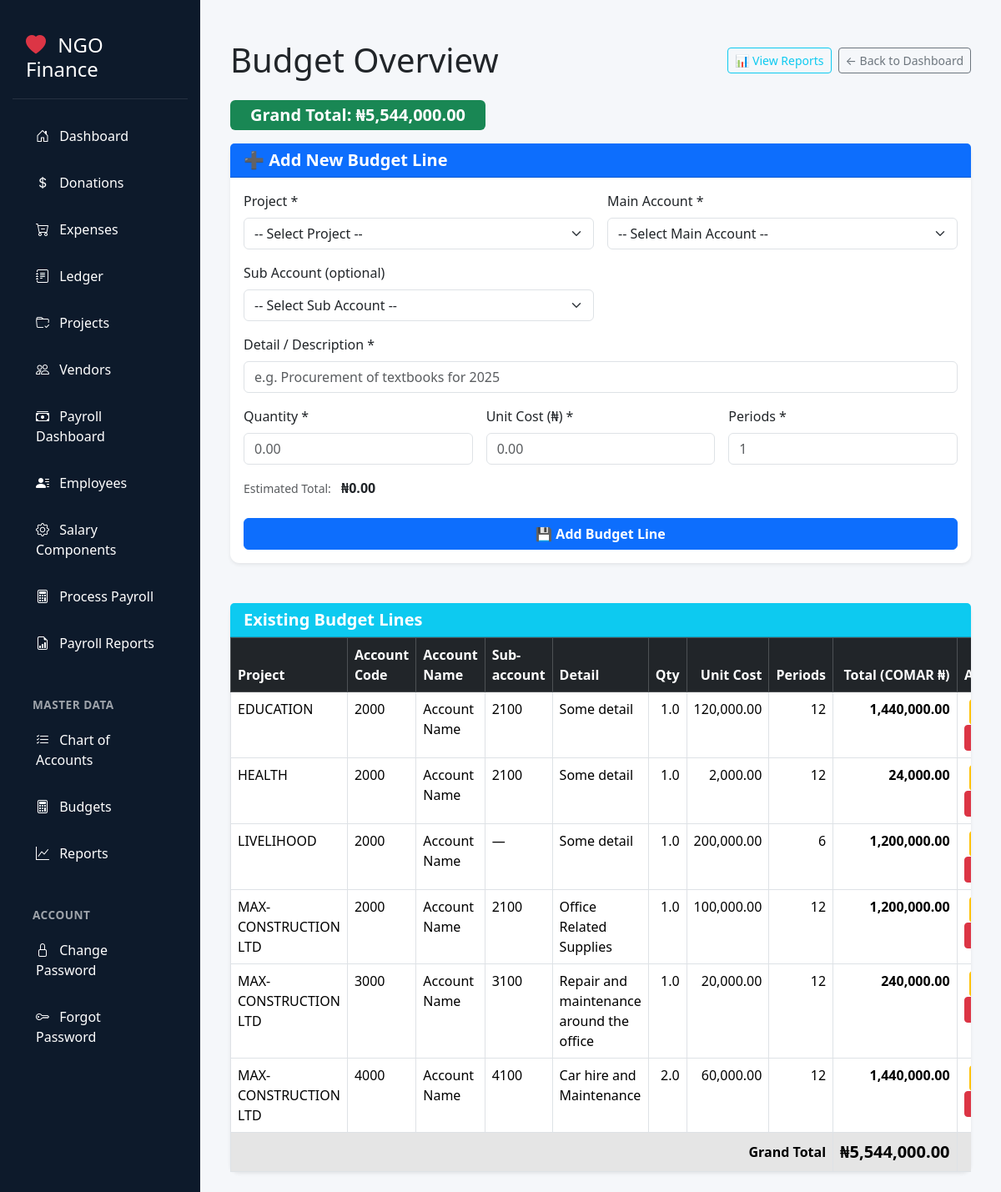
Page /budget on the committed database.
### tables this page shows
CREATE TABLE budgets (
            id INTEGER PRIMARY KEY AUTOINCREMENT,
            project TEXT,
            account_code TEXT,
            account_name TEXT,
            subaccount_code TEXT,
            subaccount_name TEXT,
            detail TEXT,
            quantity REAL,
            unit_cost REAL,
            periods INTEGER,
            total REAL
        );

### main.py (the view)
@app.get("/budget", response_class=HTMLResponse)
async def budget_page(request: Request):
    with get_db() as conn:
        budgets = conn.execute("""
            SELECT id, project, account_code, account_name,
                   subaccount_code, subaccount_name, detail,
                   quantity, unit_cost, periods, total
            FROM budgets
            ORDER BY project, account_code
        """).fetchall()
        grand_total = conn.execute(
            "SELECT SUM(total) FROM budgets"
        ).fetchone()[0] or 0
    success_msg = request.query_params.get("success")
    projects = get_projects()
    return templates.TemplateResponse(
        "budget.html",
        {
            "request": request,
            "budgets": budgets,
            "grand_total": grand_total,
            "main_accounts": get_main_accounts(),
            "subaccounts": get_subaccounts(),
            "projects": projects,
            "success_msg": success_msg,   # "added", "updated", etc.
            "form_data": {},              # or load from session/query if needed
            "error": None
        }
    )

### templates/budget.html (shortened to what this page needs)
{% extends "base.html" %}
{% block content %}
<div class="container-fluid mt-4">
    <div class="d-flex justify-content-between align-items-center mb-4">
        <h1 class="mb-0">Budget Overview</h1>
        <div class="d-flex gap-2">
            <a href="/reports" class="btn btn-outline-info btn-sm">
                📊 View Reports
            </a>
            <a href="/dashboard" class="btn btn-outline-secondary btn-sm">
                ← Back to Dashboard
            </a>
        </div>
    </div>
    {% if grand_total %}
    <div class="mb-3">
        <span class="badge bg-success fs-5 px-4 py-2">
            Grand Total: {{ grand_total|format_currency }}
        </span>
    </div>
    {% endif %}
    <div class="card shadow-sm mb-5 border-0">
        <div class="card-header {% if editing_id %}bg-warning{% else %}bg-primary{% endif %} text-white">
            <h5 class="mb-0 fw-semibold">
                {% if editing_id %}✏️ Edit Budget Line #{{ editing_id }}{% else %}➕ Add New Budget Line{% endif %}
            </h5>
        </div>
        <div class="card-body">
            <form method="post"
                  action="{% if editing_id %}/update-budget{% else %}/add-budget{% endif %}"
                  id="budget-form">
                <div class="row g-3">
                    <div class="col-md-6">
                        <label for="project" class="form-label">Project *</label>
                        <select class="form-select" id="project" name="project" required>
                            <option value="">-- Select Project --</option>
                        </select>
                    </div>
                    <div class="col-md-6">
                        <label for="main_account_select" class="form-label">Main Account *</label>
                        <select class="form-select" id="main_account_select" name="account_code" required>
                            <option value="">-- Select Main Account --</option>
                        </select>
                    </div>
                    <div class="col-md-6">
                        <label for="sub_account_select" class="form-label">Sub Account (optional)</label>
                        <select class="form-select" id="sub_account_select" name="subaccount_code">
                            <option value="">-- Select Sub Account --</option>
                        </select>
                    </div>
                    <div class="col-12">
                        <label for="detail" class="form-label">Detail / Description *</label>
                        <input type="text" class="form-control" id="detail" name="detail"
                               value="{{ form_data.detail or '' }}" required
                               placeholder="e.g. Procurement of textbooks for 2025">
                    </div>
                    <div class="col-md-4">
                        <label for="quantity" class="form-label">Quantity *</label>
                        <input type="number" step="0.01" class="form-control" id="quantity" name="quantity"
                               value="{{ form_data.quantity or '' }}" required min="0" placeholder="0.00">
                    </div>
                    <div class="col-md-4">
                        <label for="unit_cost" class="form-label">Unit Cost (₦) *</label>
                        <input type="number" step="0.01" class="form-control" id="unit_cost" name="unit_cost"
                               value="{{ form_data.unit_cost or '' }}" required min="0" placeholder="0.00">
                    </div>
                    <div class="col-md-4">
                        <label for="periods" class="form-label">Periods *</label>
                        <input type="number" class="form-control" id="periods" name="periods"
                               value="{{ form_data.periods or '' }}" required min="1" placeholder="1">
                    </div>
                    <div class="col-12">
                        <small class="text-muted">Estimated Total:</small>
                        <strong id="preview_total" class="ms-2">₦0.00</strong>
                    </div>
                    <div class="col-12 mt-4 d-flex gap-3">
                        <button type="submit" class="btn btn-primary flex-grow-1 fw-semibold">
                            {% if editing_id %}💾 Update Budget Line{% else %}💾 Add Budget Line{% endif %}
                        </button>
                    </div>
                </div>
            </form>
        </div>
    </div>
    <div class="card shadow-sm border-0">
        <div class="card-header bg-info text-white">
            <h5 class="mb-0 fw-semibold">Existing Budget Lines</h5>
        </div>
        <div class="card-body p-0">
            <div class="table-responsive">
                <table class="table table-hover mb-0 table-bordered">
                    <thead class="table-dark">
                        <tr>
                            <th>Project</th>
                            <th>Account Code</th>
                            <th>Account Name</th>
                            <th>Sub-account</th>
                            <th>Detail</th>
                            <th class="text-end">Qty</th>
                            <th class="text-end">Unit Cost</th>
                            <th class="text-end">Periods</th>
                            <th class="text-end">Total (COMAR ₦)</th>
                            <th class="text-center">Actions</th>
                        </tr>
                    </thead>
                    <tbody>
                        {% if budgets %}
                            {% for b in budgets %}
                            <tr {% if editing_id == b.id %}class="table-warning"{% endif %}>
                                <td>{{ b.project }}</td>
                                <td>{{ b.account_code }}</td>
                                <td>{{ b.account_name }}</td>
                                <td>{{ b.subaccount_code or '—' }}</td>
                                <td>{{ b.detail }}</td>
                                <td class="text-end">{{ b.quantity }}</td>
                                <td class="text-end">{{ "{:,.2f}".format(b.unit_cost) }}</td>
                                <td class="text-end">{{ b.periods }}</td>
                                <td class="text-end fw-bold">{{ "{:,.2f}".format(b.total) }}</td>
                                <td class="text-center">
                                    <form action="/delete-budget/{{ b.id }}" method="post" style="display:inline;">
                                        <button type="submit" class="btn btn-sm btn-danger"
                                                onclick="return confirm('Delete this budget line permanently?');">
                                        </button>
                                    </form>
                                </td>
                            </tr>
                            {% endfor %}
                        {% else %}
                            <tr>
                                <td colspan="10" class="text-center py-5 text-muted fst-italic">
                                    No budget lines created yet. Add your first entry above.
                                </td>
                            </tr>
                        {% endif %}
                    </tbody>
                    <tfoot class="table-active">
                        <tr>
                            <th colspan="8" class="text-end">Grand Total</th>
                            <th class="text-end fs-5">{{ grand_total|format_currency }}</th>
                            <th></th>
                        </tr>
                    </tfoot>
                </table>
            </div>
        </div>
    </div>
</div>
{% endblock %}

### static/style.css (style rules this page uses)
.card { border-radius: 0.7rem; box-shadow: 0 4px 12px rgba(0, 0, 0, 0.08); border: none; }
.table { margin-bottom: 0; }
.table th { font-weight: 600; }
table, tr, td { page-break-inside: avoid; }
td { word-wrap: break-word; }

### templates/base.html (style rules this page uses)
:root { --sidebar-width: 240px; --sidebar-bg: #0d1a2b; --sidebar-hover: #1e3a5f; --active-bg: #2c5282; }
body { min-height: 100vh; background-color: #f5f7fa; }

### rows in the picture
budgets: project "EDUCATION", account_code "2000", account_name "Account Name", subaccount_code "2100", detail "Some detail", quantity "1.0", unit_cost "120,000.00", periods "12", total "1,440,000.00"
budgets: project "HEALTH", account_code "2000", account_name "Account Name", subaccount_code "2100", detail "Some detail", quantity "1.0", unit_cost "2,000.00", periods "12", total "24,000.00"
budgets: project "LIVELIHOOD", account_code "2000", account_name "Account Name", subaccount_code "—", detail "Some detail", quantity "1.0", unit_cost "200,000.00", periods "6", total "1,200,000.00"
budgets: project "MAX-CONSTRUCTION LTD", account_code "2000", account_name "Account Name", subaccount_code "2100", detail "Office Related Supplies", quantity "1.0", unit_cost "100,000.00", periods "12", total "1,200,000.00"
budgets: project "MAX-CONSTRUCTION LTD", account_code "3000", account_name "Account Name", subaccount_code "3100", detail "Repair and maintenance around the office", quantity "1.0", unit_cost "20,000.00", periods "12", total "240,000.00"
budgets: project "MAX-CONSTRUCTION LTD", account_code "4000", account_name "Account Name", subaccount_code "4100", detail "Car hire and Maintenance", quantity "2.0", unit_cost "60,000.00", periods "12", total "1,440,000.00"

### other values in the picture
{{ grand_total|format_currency }} "₦5,544,000.00"
